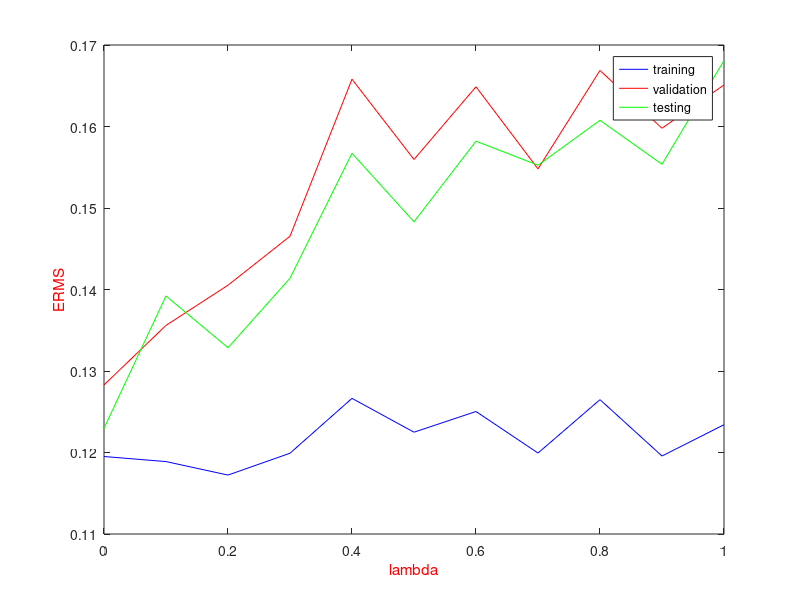

Recreate this plot in MATLAB.
%% Project 2 - Learning to Rank using Linear Regression
%% Nandakishore Krishna
%% Person number : 50169797

function [] = synth_find_m()
clear; close all; clc;

UBitName = 'Nanda Kishore Krishna';
personNumber = '50169797';

format long g

% import data
load('synthetic.mat');

% transpose the input matrix to get 2000 X 10
x = x';

% training set - 80% of dataset
trainingX2 = x(1:1600, :);
trainingT2 = t(1:1600, 1);

% validation set - 10 % dataset
validationX2 = x(1601:1800, :);
validationT2 = t(1601:1800, 1);

% testing set - 10% of dataset
testingX2 = x(1801:size(x,1), :);
testingT2 = t(1801:size(t,1), 1);

% number of training samples
n2 = size(trainingX2, 1);

% no. of dimensions of the training set
d2 = size(trainingX2, 2);

% regularization coefficient
lambda2 = linspace(0,1,11)';

% total number of iterations
total = length(lambda2);
ermsTraining = zeros(1,total);
ermsValidation = zeros(1,total);
ermsTest = zeros(1,total);

M2 = 20;

for k = 1 : total
    % find the clusters for the datapoints
    fprintf('Finding %d clusters ...\n', M2);
    [idx2, C2] = kmeans(trainingX2, M2);
    
    % centres for the basis functions D X M
    % we assign centroids of the clusters to muj
    mu2 = C2';
    
    % spread for the Gaussian radial functions
    fprintf('Calculating the spread for the %d Gaussian radial functions ...\n', M2);
    
    cluster_variance = zeros(M2,d2);
    for i = 1 : M2
        temp = [];
        for j = 1 : length(idx2)
            if j == i
                temp = [temp; trainingX2(j,:)];
            end
        end
        cluster_variance(i,:) = var(temp);
        %     cluster_variance(i,:) = 1 * ones(1, d2);
        %     cluster_variance(i,1) = 0.5;
    end
    
    % the sigmaj for the basis functions
    Sigma2 = zeros(d2,d2,M2);
    for j = 2 : M2
        for i = 1 : n2
            Sigma2(:,:,j) = diag(cluster_variance(j,:));
        end
    end
    
    
    phi2 = calculatePhi(trainingX2, M2, Sigma2, mu2);
    
    % closed form solution for the weights
    fprintf('Finding the closed form solution ...\n');
    w2 = pinv((lambda2(k,1) * eye(M2)) + phi2' * phi2) * phi2' * trainingT2;
    
    % sum of squares error and erms for the training set
    [errorTrain2, ermsTraining(1,k)] = calculateError(phi2, trainingT2, w2, size(trainingX2, 1), lambda2(k,1));
    
    % validation set
    phiValid = calculatePhi(validationX2, M2, Sigma2, mu2);
    [errorVal2, ermsValidation(1,k)] = calculateError(phiValid, validationT2, w2, size(validationX2, 1), lambda2(k,1));
    
    % testing set
    phiTest = calculatePhi(testingX2, M2, Sigma2, mu2);
    [errorTest2, ermsTest(1,k)] = calculateError(phiTest, testingT2, w2, size(testingX2, 1), lambda2(k,1));
    
end

% plot M vs ERMS
figure(2)
plot(lambda2, ermsTraining, 'b', lambda2, ermsValidation, 'r', lambda2, ermsTest, 'g');
legend('training','validation','testing');
xlabel('lambda', 'Color','r');
ylabel('ERMS', 'Color', 'r');

save('synth_find_m.mat');
end

function Phi = calculatePhi(X, M, Sigma, mu)

% number of training samples
n = size(X, 1);

% determine design matrix N X M
fprintf('Calculating the design matrix phi of size %d X %d ...\n', n, M);
Phi = ones(n, M);
for j = 2 : M
    for i = 1 : n
        temp = X(i,:)' - mu(:,j);
        siginv = inv(Sigma(:,:,j));
        Phi(i,j) = exp(-1 * (temp' * siginv * temp) / 2);
    end
end

end

function [err, erms] = calculateError(phi, t, w, n, lambda)

% sum of squares error
err = sum((t - (phi * w)) .^ 2) / 2 + (lambda * (w' * w) / 2);

% root mean square error
erms = sqrt(2 * err / n);

end
